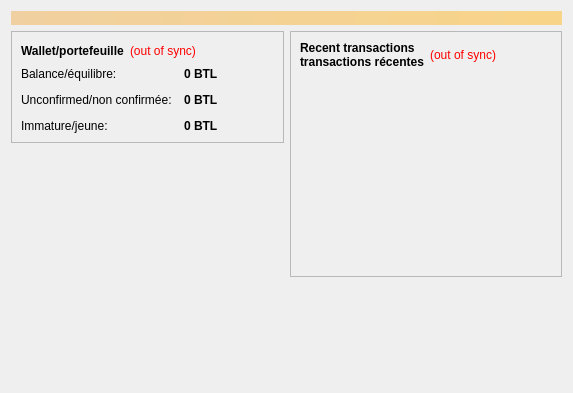
<?xml version="1.0" encoding="UTF-8"?>
<ui version="4.0">
 <class>OverviewPage</class>
 <widget class="QWidget" name="OverviewPage">
  <property name="geometry">
   <rect>
    <x>0</x>
    <y>0</y>
    <width>573</width>
    <height>393</height>
   </rect>
  </property>
  <property name="windowTitle">
   <string>Form</string>
  </property>
  <property name="autoFillBackground">
   <bool>false</bool>
  </property>
  <property name="styleSheet">
   <string notr="true"/>
  </property>
  <layout class="QVBoxLayout" name="topLayout">
   <item>
    <widget class="QLabel" name="labelAlerts">
     <property name="visible">
      <bool>false</bool>
     </property>
     <property name="styleSheet">
      <string notr="true">background-color: qlineargradient(x1: 0, y1: 0, x2: 1, y2: 0, stop:0 #F0D0A0, stop:1 #F8D488); color:#000000;</string>
     </property>
     <property name="wordWrap">
      <bool>true</bool>
     </property>
     <property name="margin">
      <number>3</number>
     </property>
    </widget>
   </item>
   <item>
    <layout class="QHBoxLayout" name="horizontalLayout" stretch="1,1">
     <item>
      <layout class="QVBoxLayout" name="verticalLayout_2">
       <item>
        <widget class="QFrame" name="frame">
         <property name="frameShape">
          <enum>QFrame::StyledPanel</enum>
         </property>
         <property name="frameShadow">
          <enum>QFrame::Raised</enum>
         </property>
         <layout class="QVBoxLayout" name="verticalLayout_4">
          <item>
           <layout class="QHBoxLayout" name="horizontalLayout_4">
            <item>
             <widget class="QLabel" name="label_5">
              <property name="font">
               <font>
                <weight>75</weight>
                <bold>true</bold>
               </font>
              </property>
              <property name="text">
               <string>Wallet/portefeuille</string>
              </property>
             </widget>
            </item>
            <item>
             <widget class="QLabel" name="labelWalletStatus">
              <property name="toolTip">
               <string>&lt;html&gt;&lt;head/&gt;&lt;body&gt;&lt;p&gt;The displayed information may be out of date. Your wallet automatically synchronizes with the Bitloonie network after a connection is established, but this process has not completed yet.&lt;/p&gt;&lt;/body&gt;&lt;/html&gt;</string>
              </property>
              <property name="styleSheet">
               <string notr="true">QLabel { color: red; }</string>
              </property>
              <property name="text">
               <string notr="true">(out of sync)</string>
              </property>
              <property name="alignment">
               <set>Qt::AlignLeading|Qt::AlignLeft|Qt::AlignVCenter</set>
              </property>
             </widget>
            </item>
            <item>
             <spacer name="horizontalSpacer_2">
              <property name="orientation">
               <enum>Qt::Horizontal</enum>
              </property>
              <property name="sizeHint" stdset="0">
               <size>
                <width>40</width>
                <height>20</height>
               </size>
              </property>
             </spacer>
            </item>
           </layout>
          </item>
          <item>
           <layout class="QFormLayout" name="formLayout_2">
            <property name="fieldGrowthPolicy">
             <enum>QFormLayout::AllNonFixedFieldsGrow</enum>
            </property>
            <property name="horizontalSpacing">
             <number>12</number>
            </property>
            <property name="verticalSpacing">
             <number>12</number>
            </property>
            <item row="0" column="0">
             <widget class="QLabel" name="label">
              <property name="text">
               <string>Balance/équilibre:</string>
              </property>
             </widget>
            </item>
            <item row="0" column="1">
             <widget class="QLabel" name="labelBalance">
              <property name="font">
               <font>
                <weight>75</weight>
                <bold>true</bold>
               </font>
              </property>
              <property name="cursor">
               <cursorShape>IBeamCursor</cursorShape>
              </property>
              <property name="toolTip">
               <string>Your current balance</string>
              </property>
              <property name="text">
               <string notr="true">0 BTL</string>
              </property>
              <property name="textInteractionFlags">
               <set>Qt::LinksAccessibleByMouse|Qt::TextSelectableByKeyboard|Qt::TextSelectableByMouse</set>
              </property>
             </widget>
            </item>
            <item row="1" column="0">
             <widget class="QLabel" name="label_3">
              <property name="text">
               <string>Unconfirmed/non confirmée:</string>
              </property>
             </widget>
            </item>
            <item row="1" column="1">
             <widget class="QLabel" name="labelUnconfirmed">
              <property name="font">
               <font>
                <weight>75</weight>
                <bold>true</bold>
               </font>
              </property>
              <property name="cursor">
               <cursorShape>IBeamCursor</cursorShape>
              </property>
              <property name="toolTip">
               <string>Total of transactions that have yet to be confirmed, and do not yet count toward the current balance</string>
              </property>
              <property name="text">
               <string notr="true">0 BTL</string>
              </property>
              <property name="textInteractionFlags">
               <set>Qt::LinksAccessibleByMouse|Qt::TextSelectableByKeyboard|Qt::TextSelectableByMouse</set>
              </property>
             </widget>
            </item>
            <item row="2" column="0">
             <widget class="QLabel" name="labelImmatureText">
              <property name="text">
               <string>Immature/jeune:</string>
              </property>
             </widget>
            </item>
            <item row="2" column="1">
             <widget class="QLabel" name="labelImmature">
              <property name="font">
               <font>
                <weight>75</weight>
                <bold>true</bold>
               </font>
              </property>
              <property name="toolTip">
               <string>Mined balance that has not yet matured</string>
              </property>
              <property name="text">
               <string notr="true">0 BTL</string>
              </property>
              <property name="textInteractionFlags">
               <set>Qt::LinksAccessibleByMouse|Qt::TextSelectableByKeyboard|Qt::TextSelectableByMouse</set>
              </property>
             </widget>
            </item>
           </layout>
          </item>
         </layout>
        </widget>
       </item>
       <item>
        <widget class="QLabel" name="label_wallet_bgcoin">
         <property name="text">
          <string/>
         </property>
         <property name="pixmap">
          <pixmap resource="../bitcoin.qrc">:/images/res/images/wallet_bgcoin.png</pixmap>
         </property>
         <property name="scaledContents">
          <bool>false</bool>
         </property>
         <property name="alignment">
          <set>Qt::AlignCenter</set>
         </property>
         <property name="margin">
          <number>-2</number>
         </property>
        </widget>
       </item>
       <item>
        <spacer name="verticalSpacer">
         <property name="orientation">
          <enum>Qt::Vertical</enum>
         </property>
         <property name="sizeHint" stdset="0">
          <size>
           <width>20</width>
           <height>40</height>
          </size>
         </property>
        </spacer>
       </item>
      </layout>
     </item>
     <item>
      <layout class="QVBoxLayout" name="verticalLayout_3">
       <item>
        <widget class="QFrame" name="frame_2">
         <property name="frameShape">
          <enum>QFrame::StyledPanel</enum>
         </property>
         <property name="frameShadow">
          <enum>QFrame::Raised</enum>
         </property>
         <layout class="QVBoxLayout" name="verticalLayout">
          <item>
           <layout class="QHBoxLayout" name="horizontalLayout_2">
            <item>
             <widget class="QLabel" name="label_4">
              <property name="text">
               <string>&lt;html&gt;&lt;head/&gt;&lt;body&gt;&lt;p&gt;&lt;span style=&quot; font-weight:600;&quot;&gt;Recent transactions&lt;br/&gt;transactions récentes&lt;/span&gt;&lt;/p&gt;&lt;/body&gt;&lt;/html&gt;</string>
              </property>
             </widget>
            </item>
            <item>
             <widget class="QLabel" name="labelTransactionsStatus">
              <property name="toolTip">
               <string>&lt;html&gt;&lt;head/&gt;&lt;body&gt;&lt;p&gt;The displayed information may be out of date. Your wallet automatically synchronizes with the Bitloonie network after a connection is established, but this process has not completed yet.&lt;/p&gt;&lt;/body&gt;&lt;/html&gt;</string>
              </property>
              <property name="styleSheet">
               <string notr="true">QLabel { color: red; }</string>
              </property>
              <property name="text">
               <string notr="true">(out of sync)</string>
              </property>
              <property name="alignment">
               <set>Qt::AlignRight|Qt::AlignTrailing|Qt::AlignVCenter</set>
              </property>
             </widget>
            </item>
            <item>
             <spacer name="horizontalSpacer">
              <property name="orientation">
               <enum>Qt::Horizontal</enum>
              </property>
              <property name="sizeHint" stdset="0">
               <size>
                <width>40</width>
                <height>20</height>
               </size>
              </property>
             </spacer>
            </item>
           </layout>
          </item>
          <item>
           <widget class="QListView" name="listTransactions">
            <property name="styleSheet">
             <string notr="true">QListView { background: transparent; }</string>
            </property>
            <property name="frameShape">
             <enum>QFrame::NoFrame</enum>
            </property>
            <property name="verticalScrollBarPolicy">
             <enum>Qt::ScrollBarAlwaysOff</enum>
            </property>
            <property name="horizontalScrollBarPolicy">
             <enum>Qt::ScrollBarAlwaysOff</enum>
            </property>
            <property name="selectionMode">
             <enum>QAbstractItemView::NoSelection</enum>
            </property>
           </widget>
          </item>
         </layout>
        </widget>
       </item>
       <item>
        <spacer name="verticalSpacer_2">
         <property name="orientation">
          <enum>Qt::Vertical</enum>
         </property>
         <property name="sizeHint" stdset="0">
          <size>
           <width>20</width>
           <height>40</height>
          </size>
         </property>
        </spacer>
       </item>
      </layout>
     </item>
    </layout>
   </item>
  </layout>
 </widget>
 <resources>
  <include location="../bitcoin.qrc"/>
 </resources>
 <connections/>
</ui>
